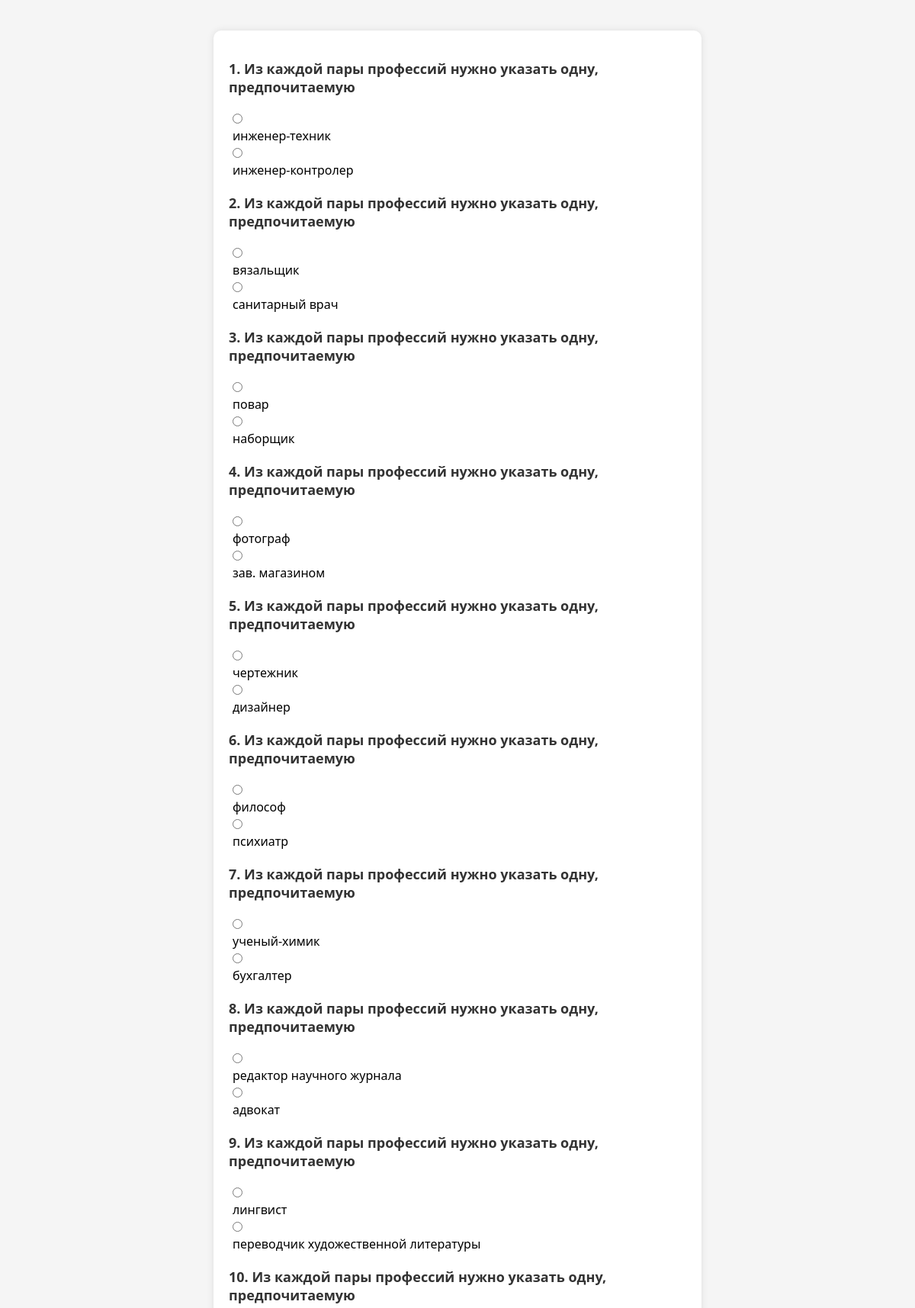
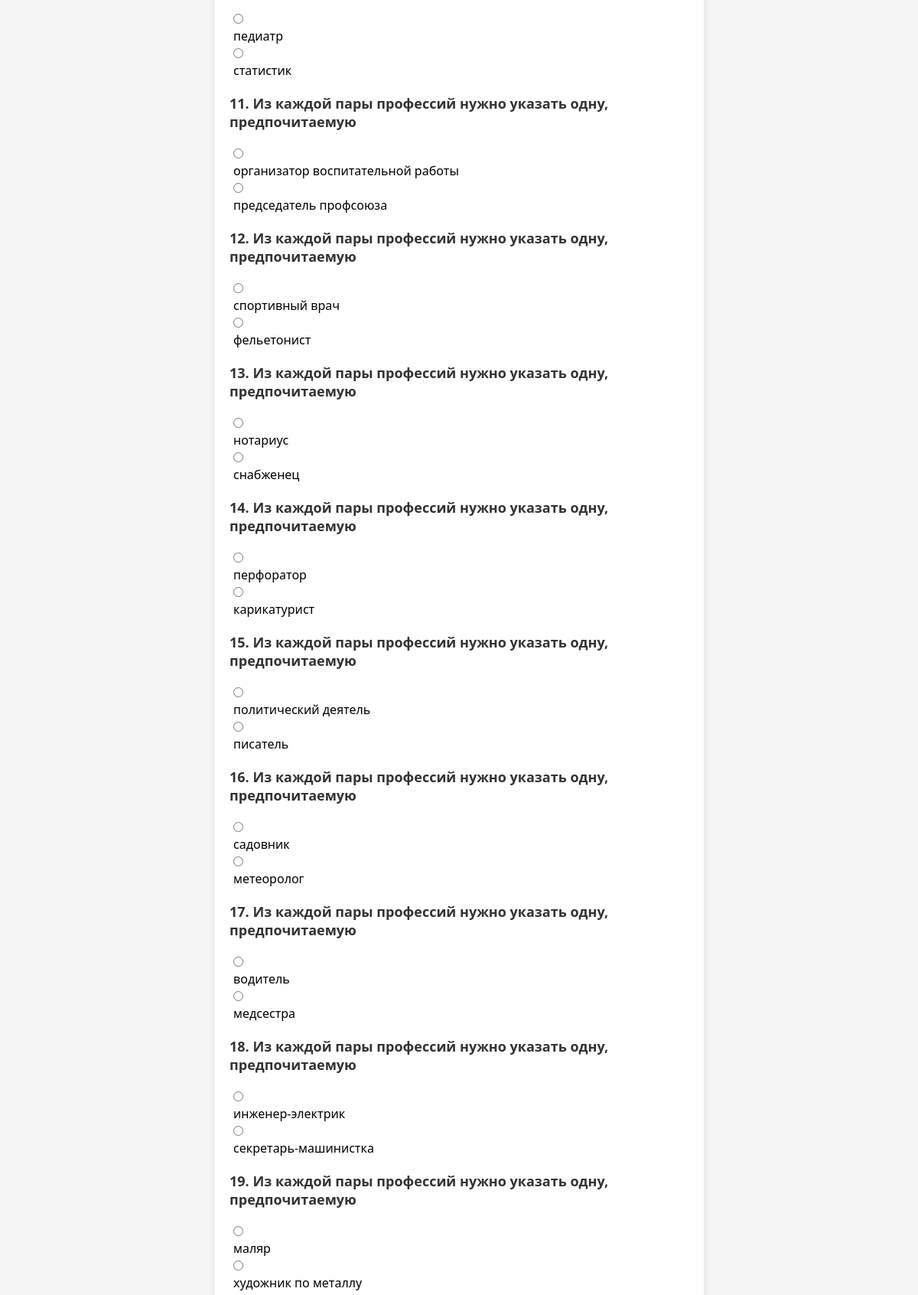
/holland_test/1/ (upper part), run on the app's committed database (2 pictures, top to bottom).
### test_app/models.py (models this page shows, shortened)
class HollandQuestion(models.Model):
    text = models.CharField(max_length=1024, default='Из каждой пары профессий нужно указать одну, предпочитаемую')
    choice_a = models.CharField(max_length=512)
    choice_b = models.CharField(max_length=512)

### test_app/views.py (the view)
# urls.py: path('holland_test/<int:user_data_id>/', holland_test, name='holland_test'),
def holland_test(request, user_data_id):
    user_data = get_object_or_404(UserData, id=user_data_id)
    language = user_data.language
    if request.method == 'POST':
        responses = request.POST.dict()
        type_keys = {
            'Реалистический тип': ['1а', '2а', '3а', '4а', '5а', '16а', '17а', '18а', '19а', '21а', '31а', '32а', '33а', '34а'],
            'Интеллектуальный тип': ['1б', '6а', '7а', '8а', '9а', '16б', '20а', '22а', '23а', '24а', '31б', '35а', '36а', '37а'],
            'Социальный тип': ['2б', '6б', '10а', '11а', '12а', '17б', '29б', '25а', '26а', '27а', '36б', '38а', '39а', '41б'],
            'Конвенциональный тип': ['3б', '7б', '10б', '13а', '14а', '18б', '22б', '25б', '28а', '29а', '32б', '38б', '40а', '42а'],
            'Предприимчивый тип': ['4б', '8б', '11б', '13б', '15а', '23б', '28б', '30а', '33б', '35б', '37б', '39б', '40б'],
            'Артистический тип': ['5б', '9б', '12б', '14б', '15б', '19б', '21б', '24а', '27б', '29б', '30б', '34б', '41а', '42б']
        }
        type_counts = {type_key: 0 for type_key in type_keys}
        for question_id, choice_selected in responses.items():
            if choice_selected == 'a':
                choice_selected = 'а'
            elif choice_selected == 'b':
                choice_selected = 'б'
            for type_key, keys in type_keys.items():
                if question_id in keys and choice_selected == 'а':
                    type_counts[type_key] += 1
                elif question_id in keys and choice_selected == 'б':
                    type_counts[type_key] -= 1
        max_type = max(type_counts, key=type_counts.get)
        TestResult.objects.create(user_data_id=user_data_id, test_name="Holland Test", result=max_type)
        results_template = 'test_app/second_test/holland_results_kz.html' if language == 'KZ' else 'test_app/second_test/holland_results.html'
        return render(request, results_template, {'result': max_type, 'user_data_id': user_data_id})
    else:
        if(language == "KZ"):
            questions = HollandQuestion_kk.objects.all()
        else:
            questions = HollandQuestion.objects.all()
        return render(request, "test_app/second_test/holland_test.html", {'questions': questions, 'user_data_id': user_data_id})

### test_app/templates/test_app/second_test/holland_test.html (shortened to what this page needs)
<!DOCTYPE html>
<html lang="en">
<head>
</head>
<body>
    <form method="post">
        {% for question in questions %}
            <div class="question">
                <p><strong>{{ forloop.counter }}. {{ question.text }}</strong></p>
                <input type="radio" id="question_{{ question.id }}_a" name="{{ question.id }}" value="a">
                <label for="question_{{ question.id }}_a">{{ question.choice_a }}</label>
                <input type="radio" id="question_{{ question.id }}_b" name="{{ question.id }}" value="b">
                <label for="question_{{ question.id }}_b">{{ question.choice_b }}</label>
            </div>
        {% endfor %}
    </form>
</body>
</html>

### test_app/templates/test_app/second_test/holland_test.html (style rules this page uses)
body { font-family: 'Segoe UI', Tahoma, Geneva, Verdana, sans-serif; background-color: #f5f5f5; padding: 20px; display: flex; flex-direction: column; align-items: center; margin: 0; }
form { max-width: 600px; margin: 20px auto; background-color: #fff; padding: 20px; border-radius: 10px; box-shadow: 0 0 10px rgba(0, 0, 0, 0.1); }
.question { margin-bottom: 20px; }
.question p { color: #333; font-size: 18px; }
.question label { margin-left: 5px; font-size: 16px; display: block; }
input[type="radio"] { margin-top: 5px; margin-right: 10px; }

### data on the page
HollandQuestion: text "Из каждой пары профессий нужно указать одну, предпочитаемую", choice_a "инженер-техник", choice_b "инженер-контролер"
HollandQuestion: text "Из каждой пары профессий нужно указать одну, предпочитаемую", choice_a "вязальщик", choice_b "санитарный врач"
HollandQuestion: text "Из каждой пары профессий нужно указать одну, предпочитаемую", choice_a "повар", choice_b "наборщик"
HollandQuestion: text "Из каждой пары профессий нужно указать одну, предпочитаемую", choice_a "фотограф", choice_b "зав. магазином"
HollandQuestion: text "Из каждой пары профессий нужно указать одну, предпочитаемую", choice_a "чертежник", choice_b "дизайнер"
HollandQuestion: text "Из каждой пары профессий нужно указать одну, предпочитаемую", choice_a "философ", choice_b "психиатр"
HollandQuestion: text "Из каждой пары профессий нужно указать одну, предпочитаемую", choice_a "ученый-химик", choice_b "бухгалтер"
HollandQuestion: text "Из каждой пары профессий нужно указать одну, предпочитаемую", choice_a "редактор научного журнала", choice_b "адвокат"
HollandQuestion: text "Из каждой пары профессий нужно указать одну, предпочитаемую", choice_a "лингвист", choice_b "переводчик художественной литературы"
HollandQuestion: text "Из каждой пары профессий нужно указать одну, предпочитаемую", choice_a "педиатр", choice_b "статистик"
HollandQuestion: text "Из каждой пары профессий нужно указать одну, предпочитаемую", choice_a "организатор воспитательной работы", choice_b "председатель профсоюза"
HollandQuestion: text "Из каждой пары профессий нужно указать одну, предпочитаемую", choice_a "спортивный врач", choice_b "фельетонист"
HollandQuestion: text "Из каждой пары профессий нужно указать одну, предпочитаемую", choice_a "нотариус", choice_b "снабженец"
HollandQuestion: text "Из каждой пары профессий нужно указать одну, предпочитаемую", choice_a "перфоратор", choice_b "карикатурист"
HollandQuestion: text "Из каждой пары профессий нужно указать одну, предпочитаемую", choice_a "политический деятель", choice_b "писатель"
HollandQuestion: text "Из каждой пары профессий нужно указать одну, предпочитаемую", choice_a "садовник", choice_b "метеоролог"
HollandQuestion: text "Из каждой пары профессий нужно указать одну, предпочитаемую", choice_a "водитель", choice_b "медсестра"
HollandQuestion: text "Из каждой пары профессий нужно указать одну, предпочитаемую", choice_a "инженер-электрик", choice_b "секретарь-машинистка"
HollandQuestion: text "Из каждой пары профессий нужно указать одну, предпочитаемую", choice_a "маляр", choice_b "художник по металлу"
